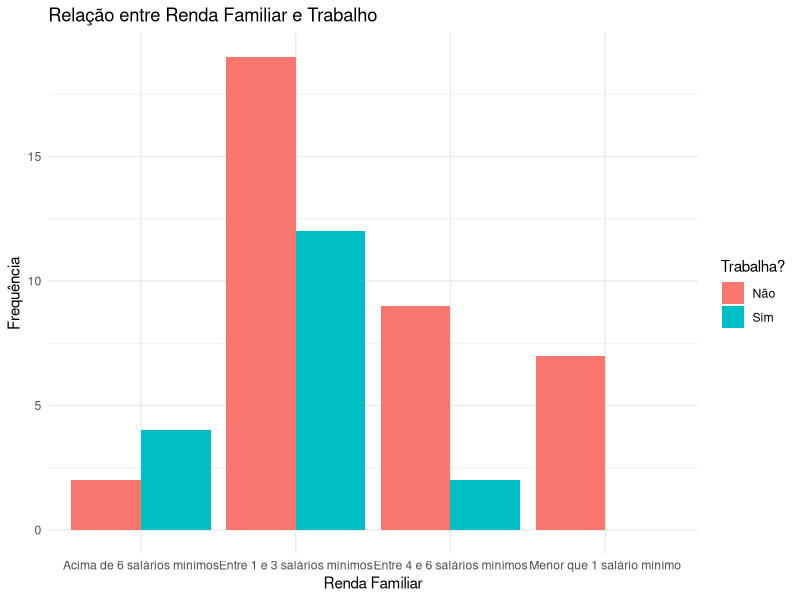
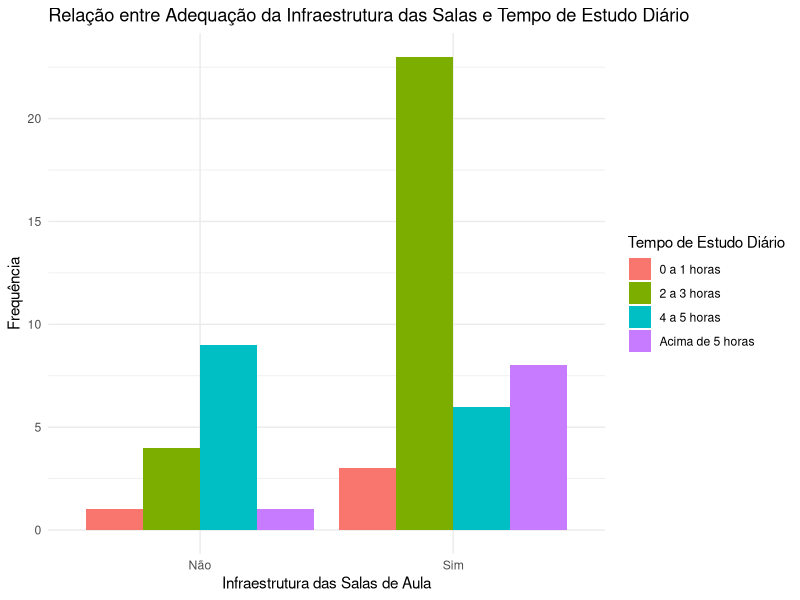
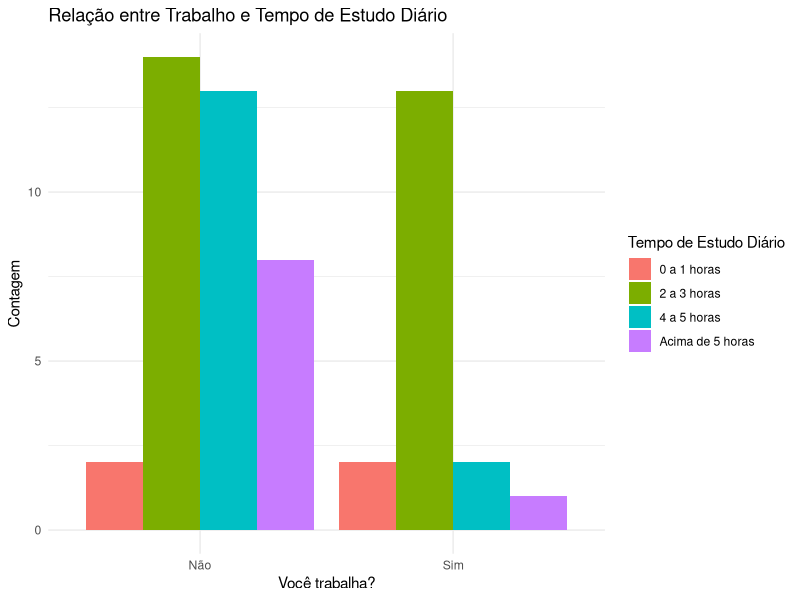
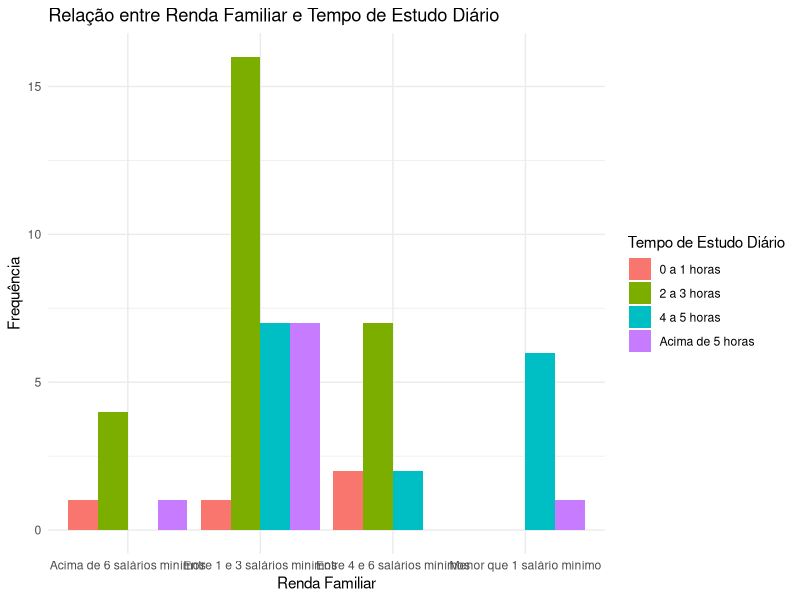
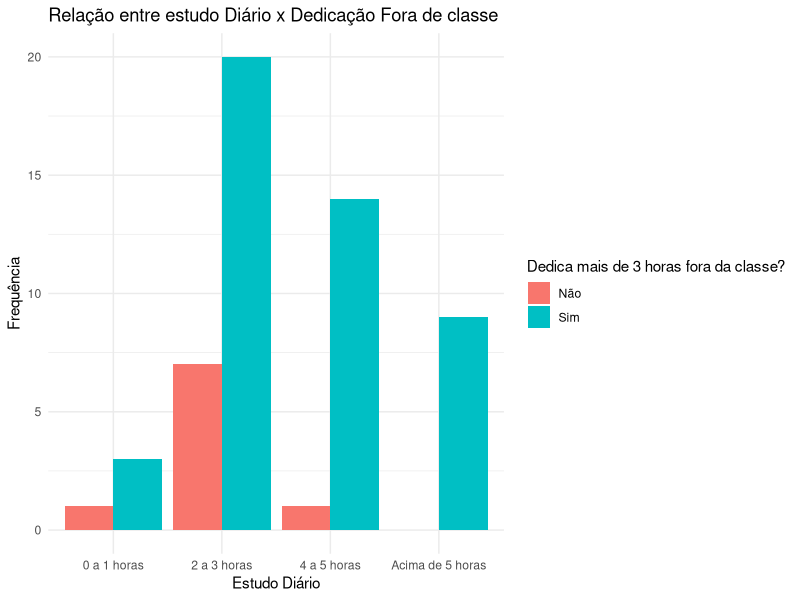
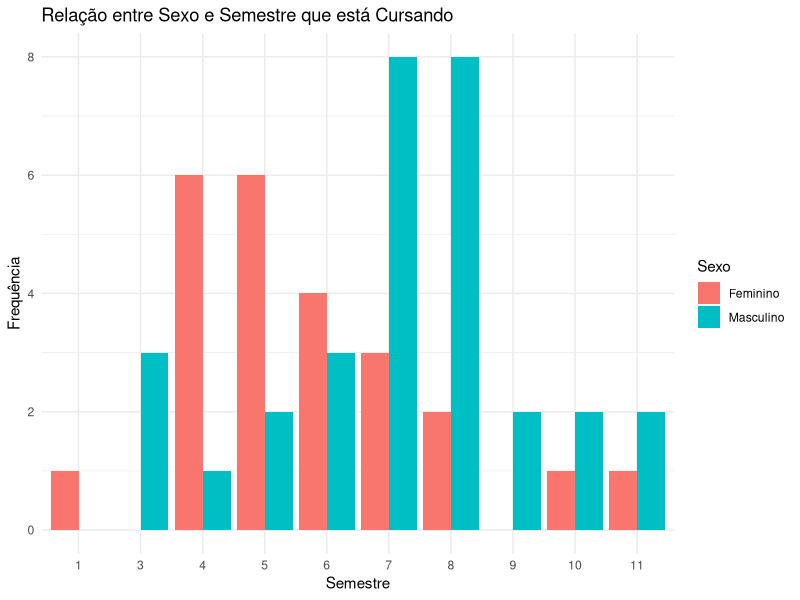
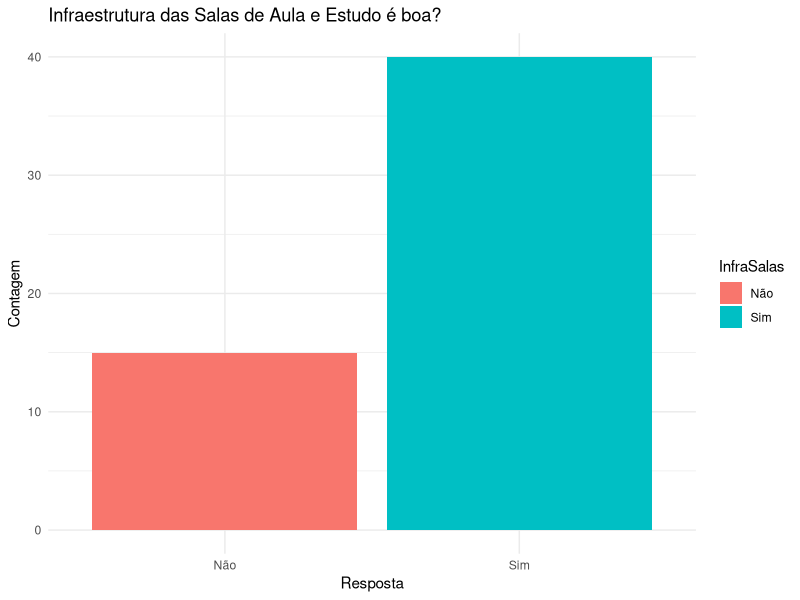
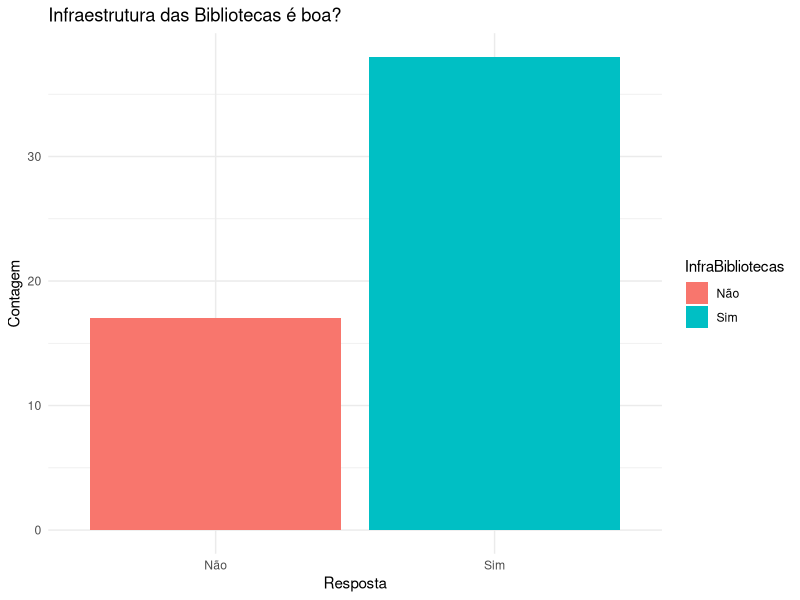

The R script that drew these images, in order:
# Instalar pacotes se necessário
if (!requireNamespace("dplyr", quietly = TRUE)) {
  install.packages("dplyr")
}
if (!requireNamespace("ggplot2", quietly = TRUE)) {
  install.packages("ggplot2")
}
if (!requireNamespace("readxl", quietly = TRUE)) {
  install.packages("readxl")
}

# Carregar pacotes
library(dplyr)
library(ggplot2) 
library(readxl) 

# Ler os dados do arquivo CSV
dados <- read_excel("DB_probabilidade.xlsx")

# Visualizar os dados
head(dados)


# Renomear colunas para facilitar a manipulação
colnames(dados) <- c("DataHora", "Idade", "Sexo", "Semestre", "Renda", "Periodo", "Trabalho", "Moradia", "EstudoDiario",
                     "InfraSalas", "InfraBibliotecas", "EstruturaGeral", "Internet", "Laboratorio", "QualidadeEnsino",
                     "AtendimentoSecretarias", "RelacaoProfessorAluno", "DedicaDisciplina", "ParticipacaoTrabalhos",
                     "ParticipacaoAulas")



# Criar a tabela de frequências para Renda Familiar x Trabalho
tabela_frequencias <- table(dados$Renda, dados$Trabalho)
print(tabela_frequencias)

# Criar um dataframe para o gráfico de barras
df_grafico <- as.data.frame(tabela_frequencias)
colnames(df_grafico) <- c("RendaFamiliar", "Trabalho", "Frequencia")

# Plotar o gráfico de barras
ggplot(df_grafico, aes(x = RendaFamiliar, y = Frequencia, fill = Trabalho)) +
  geom_bar(stat = "identity", position = "dodge") +
  labs(title = "Relação entre Renda Familiar e Trabalho",
       x = "Renda Familiar",
       y = "Frequência",
       fill = "Trabalha?") +
  theme_minimal() 


# Criar a tabela de frequências para Infraestrutura das Salas x Tempo de Estudo Diário
tabela_frequencias <- table(dados$InfraSalas, dados$EstudoDiario)
print(tabela_frequencias)

# Criar um dataframe para o gráfico de barras
df_grafico <- as.data.frame(tabela_frequencias)
colnames(df_grafico) <- c("InfraestruturaSalas", "TempoEstudoDiario", "Frequencia")

# Plotar o gráfico de barras
ggplot(df_grafico, aes(x = InfraestruturaSalas, y = Frequencia, fill = TempoEstudoDiario)) +
  geom_bar(stat = "identity", position = "dodge") +
  labs(title = "Relação entre Adequação da Infraestrutura das Salas e Tempo de Estudo Diário",
       x = "Infraestrutura das Salas de Aula",
       y = "Frequência",
       fill = "Tempo de Estudo Diário") +
  theme_minimal() 


# Selecionar colunas relevantes
dados_selecionados <- dados %>%
  select(Trabalho, EstudoDiario)

# Verificar valores únicos para entender a estrutura
unique(dados_selecionados$Trabalho)
unique(dados_selecionados$EstudoDiario)

# Tabela de frequência para Trabalho e EstudoDiario
tabela_frequencia <- dados_selecionados %>%
  group_by(Trabalho, EstudoDiario) %>%
  summarize(Contagem = n())

# Visualizar tabela de frequência
print(tabela_frequencia)

# Criar gráfico de barras empilhadas para visualizar a relação entre Trabalho e EstudoDiario
ggplot(dados_selecionados, aes(x = Trabalho, fill = EstudoDiario)) +
  geom_bar(position = "dodge") +
  labs(title = "Relação entre Trabalho e Tempo de Estudo Diário",
       x = "Você trabalha?",
       y = "Contagem",
       fill = "Tempo de Estudo Diário") +
  theme_minimal()


tabela_frequencias <- table(dados$Renda, dados$EstudoDiario)
print(tabela_frequencias)

bela_frequencias <- table(dados$Renda, dados$EstudoDiario)
print(tabela_frequencias)

# Criar um dataframe para o gráfico de barras
df_grafico <- as.data.frame(tabela_frequencias)
colnames(df_grafico) <- c("RendaFamiliar", "TempoEstudoDiario", "Frequencia")

# Plotar o gráfico de barras
ggplot(df_grafico, aes(x = RendaFamiliar, y = Frequencia, fill = TempoEstudoDiario)) +
  geom_bar(stat = "identity", position = "dodge") +
  labs(title = "Relação entre Renda Familiar e Tempo de Estudo Diário",
       x = "Renda Familiar",
       y = "Frequência",
       fill = "Tempo de Estudo Diário") +
  theme_minimal()

# Criar a tabela de frequências para Estudo Diário x Dedicação Fora de classe
tabela_frequencias <- table(dados$EstudoDiario, dados$DedicaDisciplina)
print(tabela_frequencias)

# Criar um dataframe para o gráfico de barras
df_grafico <- as.data.frame(tabela_frequencias)
colnames(df_grafico) <- c("EstudoDiario", "Dedicacao", "Frequencia")

# Plotar o gráfico de barras
ggplot(df_grafico, aes(x = EstudoDiario, y = Frequencia, fill = Dedicacao)) +
  geom_bar(stat = "identity", position = "dodge") +
  labs(title = "Relação entre estudo Diário x Dedicação Fora de classe",
       x = "Estudo Diário",
       y = "Frequência",
       fill = "Dedica mais de 3 horas fora da classe?") +
  theme_minimal() 


# Criar a tabela de frequências para Sexo x Semestre
tabela_frequencias <- table(dados$Sexo, dados$Semestre)
print(tabela_frequencias)

# Criar um dataframe para o gráfico de barras
df_grafico <- as.data.frame(tabela_frequencias)
colnames(df_grafico) <- c("Sexo", "Semestre", "Frequencia")

# Plotar o gráfico de barras
ggplot(df_grafico, aes(x = Semestre, y = Frequencia, fill = Sexo)) +
  geom_bar(stat = "identity", position = "dodge") +
  labs(title = "Relação entre Sexo e Semestre que está Cursando",
       x = "Semestre",
       y = "Frequência",
       fill = "Sexo") +
  theme_minimal()


# Selecionar colunas relevantes
dados_infraestrutura <- dados %>%
  select(InfraSalas, InfraBibliotecas, EstruturaGeral, Internet, Laboratorio)

# Verificar valores únicos para entender a estrutura
unique(dados_infraestrutura$InfraSalas)
unique(dados_infraestrutura$InfraBibliotecas)
unique(dados_infraestrutura$EstruturaGeral)
unique(dados_infraestrutura$Internet)
unique(dados_infraestrutura$Laboratorio)

# Calcular frequências e proporções
frequencias <- dados_infraestrutura %>%
  summarise(
    InfraSalas_Sim = sum(InfraSalas == "Sim"),
    InfraSalas_Nao = sum(InfraSalas == "Não"),
    InfraBibliotecas_Sim = sum(InfraBibliotecas == "Sim"),
    InfraBibliotecas_Nao = sum(InfraBibliotecas == "Não"),
    EstruturaGeral_Boa = sum(EstruturaGeral == "Boa"),
    EstruturaGeral_Regular = sum(EstruturaGeral == "Regular"),
    EstruturaGeral_Ruim = sum(EstruturaGeral == "Ruim"),
    Internet_Boa = sum(Internet == "Boa"),
    Internet_Regular = sum(Internet == "Regular"),
    Internet_Ruim = sum(Internet == "Ruim"),
    Laboratorio_Boa = sum(Laboratorio == "Boa"),
    Laboratorio_Regular = sum(Laboratorio == "Regular"),
    Laboratorio_Ruim = sum(Laboratorio == "Ruim")
  )

# Visualizar frequências
print(frequencias)

# Criar gráficos para cada aspecto da infraestrutura
ggplot(dados, aes(x = InfraSalas, fill = InfraSalas)) +
  geom_bar() +
  labs(title = "Infraestrutura das Salas de Aula e Estudo é boa?",
       x = "Resposta",
       y = "Contagem") +
  theme_minimal()

ggplot(dados, aes(x = InfraBibliotecas, fill = InfraBibliotecas)) +
  geom_bar() +
  labs(title = "Infraestrutura das Bibliotecas é boa?",
       x = "Resposta",
       y = "Contagem") +
  theme_minimal()

ggplot(dados, aes(x = EstruturaGeral, fill = EstruturaGeral)) +
  geom_bar() +
  labs(title = "Avaliação da Estrutura Geral da Universidade",
       x = "Resposta",
       y = "Contagem") +
  theme_minimal()

ggplot(dados, aes(x = Internet, fill = Internet)) +
  geom_bar() +
  labs(title = "Avaliação da Internet da Universidade",
       x = "Resposta",
       y = "Contagem") +
  theme_minimal()

ggplot(dados, aes(x = Laboratorio, fill = Laboratorio)) +
  geom_bar() +
  labs(title = "Avaliação da infraestrutura do Laboratório da Universidade",
       x = "Resposta",
       y = "Contagem") +
  theme_minimal()